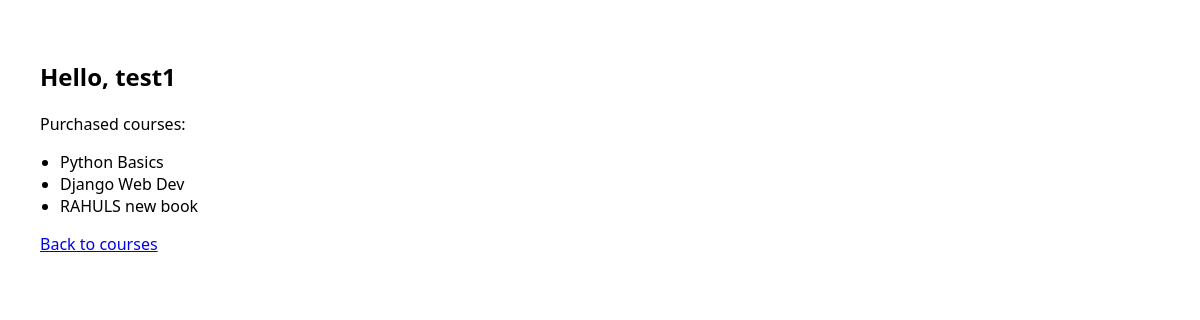
The page /profile/ (signed in) on the database as committed earlier.
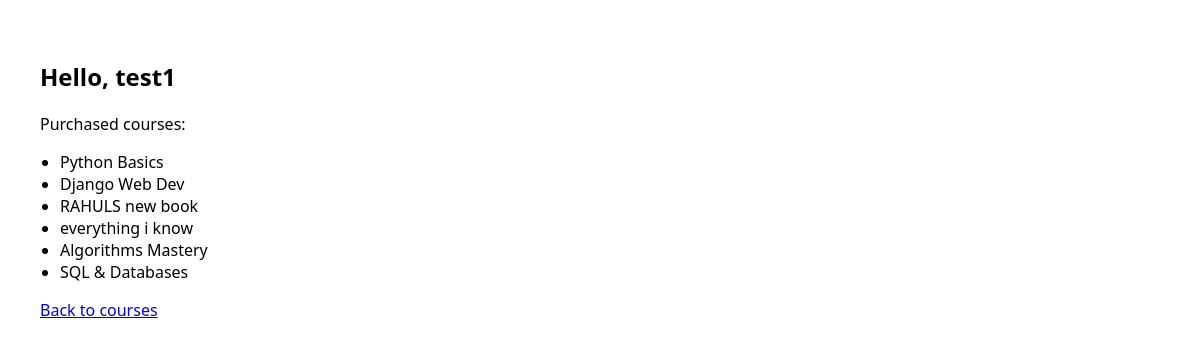
The same page on the database as committed later.
### purchases/models.py (models this page shows, shortened)
class Course(models.Model):
    title = models.CharField(max_length=200)
    description = models.TextField(blank=True)
    price_in_paise = models.PositiveIntegerField(help_text="Price in paise (e.g., 49900 = ₹499.00)")
    is_active = models.BooleanField(default=True)

### purchases/views.py (the view)
# urls.py: path('profile/', views.profile_view, name='profile'),
@login_required
def profile_view(request):
    profile = request.user.profile
    return render(request, 'purchases/profile.html', {'profile': profile})

### templates/purchases/profile.html (shortened to what this page needs)
<!DOCTYPE html>
<html>
<head>
</head>
<body>
  <h2>Hello, {{ request.user.username }}</h2>
  <p>Purchased courses:</p>
  <ul>
    {% for c in profile.purchased_courses.all %}
      <li>{{ c.title }}</li>
    {% empty %}
      <li>No purchases yet.</li>
    {% endfor %}
  </ul>
  <p><a href="{% url 'course_list' %}">Back to courses</a></p>
</body>
</html>

### templates/purchases/profile.html (style rules this page uses)
body { font-family: system-ui, -apple-system, Segoe UI, Roboto, Arial; padding: 2rem; }
ul { padding-left: 1.25rem; }

Rows that differ between the two databases and show on the page:
added Course: title "everything i know"
added Course: title "Algorithms Mastery"
added Course: title "SQL & Databases"
